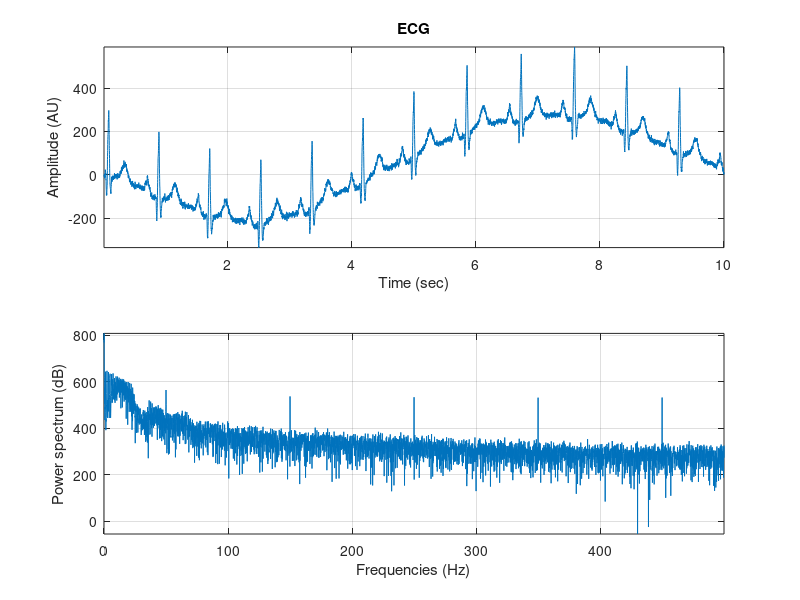
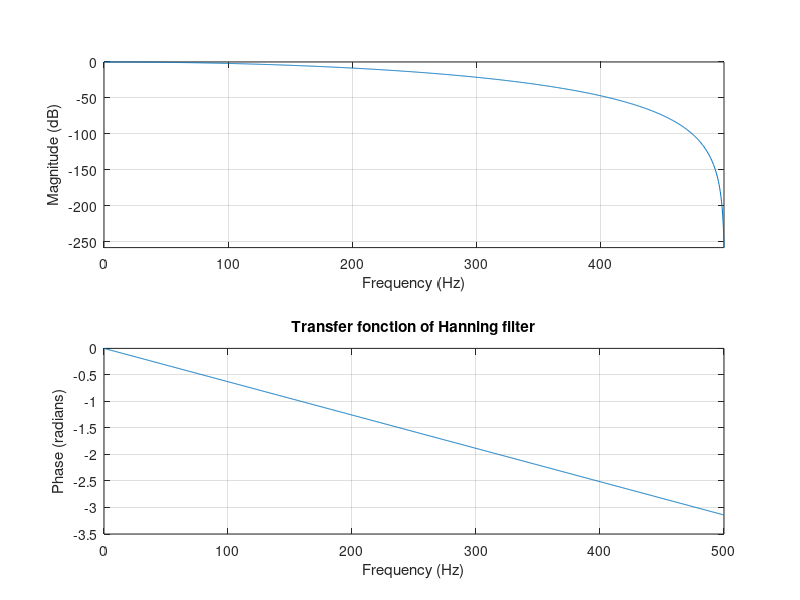
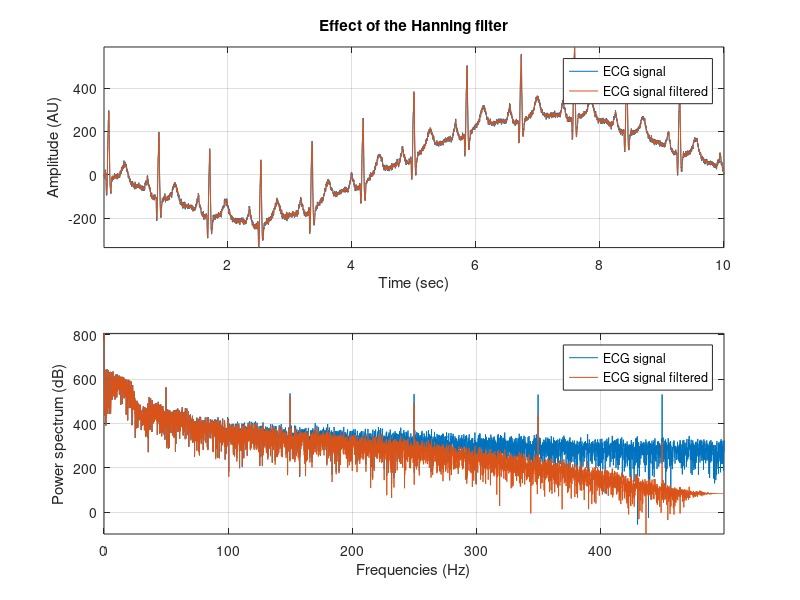
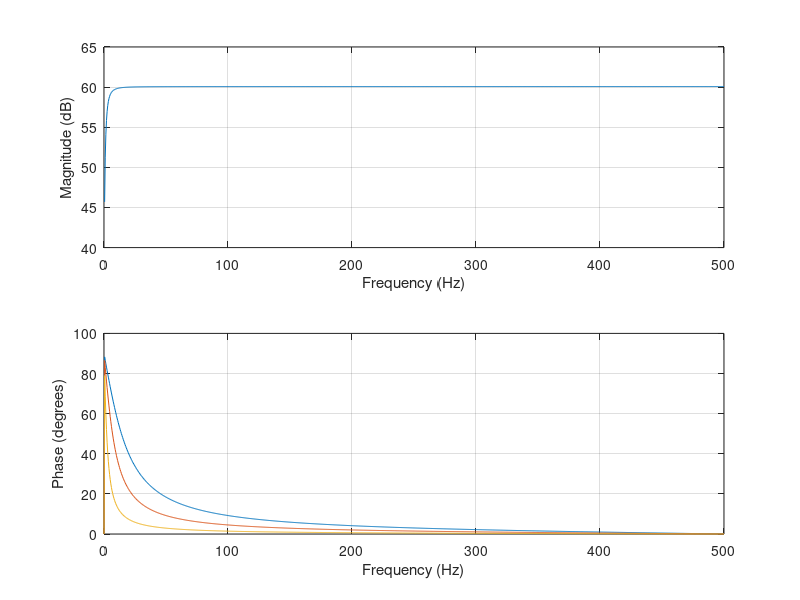

The MATLAB source for these figures, in order: (Note: this script raises an error after producing the figures.)
%% EX1.3. Rejection of High/low/powerline interferences from ECG signals

clear all % Clear variables
close all % Close figures
clc

load('ecg3.mat')
ecg = ECG23; 
fs = 1000;
slen = length(ecg);
t=[1:slen]/fs;
ecg_fft = abs(fft(ecg)).^2;
f = fs/size(t,2)*(0:size(t,2)/2-1);

figure(1) 
subplot(211);
plot(t, ecg);
axis('tight');
grid on;
xlabel('Time (sec)');
ylabel('Amplitude (AU)');
title('ECG');

subplot(212);
plot(f, 20*log2(ecg_fft(1:size(t,2)/2))) ;
axis('tight');
grid on;
xlabel('Frequencies (Hz)');
ylabel('Power spectrum (dB)');

%% Design of the Hanning filter 
A_f1(1) = 4;
B_f1(1) = 1;
B_f1(2) = 2;
B_f1(3) = 1;
ecg_f1 = filter(B_f1,A_f1, ecg); 
ecg_f1_fft = abs(fft(ecg_f1)).^2;

[H, w] = freqz(B_f1,A_f1,fs,fs);

figure(2);
subplot(211)
plot(w, 20*log(abs(H)));
axis('tight');
grid on;
ylabel('Magnitude (dB)');
xlabel('Frequency (Hz)');

subplot(212)
phasez(B_f1,A_f1,fs,fs);
title('Transfer fonction of Hanning filter')


figure(3);
subplot(211);
plot(t, [ecg ecg_f1])
axis('tight');
grid on;
xlabel('Time (sec)');
ylabel('Amplitude (AU)');
legend('ECG signal', 'ECG signal filtered');
title('Effect of the Hanning filter');

subplot(212);
plot(f, [20*log2(ecg_fft(1:size(t,2)/2)) 20*log2(ecg_f1_fft(1:size(t,2)/2))]) ;
axis('tight');
grid on;
xlabel('Frequencies (Hz)');
ylabel('Power spectrum (dB)');
legend('ECG signal', 'ECG signal filtered');


%% Design of the derivative-based filter

% With a radius pole = 0.984
A_f21(1) = 1;
A_f21(2) = -0.984; 
B_f2(1) = fs;
B_f2(2) = -fs;
ecg_f21 = filter(B_f2,A_f21, ecg); 
ecg_f21_fft = abs(fft(ecg_f21)).^2;

% With a radius pole = 0.95
A_f22(1) = 1;
A_f22(2) = -0.95;
ecg_f22 = filter(B_f2,A_f22, ecg); 
ecg_f22_fft = abs(fft(ecg_f22)).^2;

% With a radius pole = 0.9
A_f23(1) = 1;
A_f23(2) = -0.9;
ecg_f23 = filter(B_f2,A_f23, ecg); 
ecg_f23_fft = abs(fft(ecg_f23)).^2;


figure(4);

subplot(211)
freqz(B_f2,A_f23,fs,fs); hold on;
freqz(B_f2,A_f22,fs,fs); hold on;
freqz(B_f2,A_f21,fs,fs);hold off;

lines_freq = findall(gcf,'type','line');

lines_freq(1).Color = 'y';
lines_freq(2).Color = 'r' ;
lines_freq(3).Color = 'b' ;
legend('R = 0.9', 'R = 0.95', 'R = 0.984');

title({'Transfer fonction of derivative-based filter',  'with 3 R radius poles differents '})

subplot(212)
phasez(B_f2,A_f23,fs,fs); hold on; 
phasez(B_f2,A_f22,fs,fs); hold on;
phasez(B_f2,A_f21,fs,fs); hold off;
legend('R = 0.9', 'R = 0.95', 'R = 0.984');

figure(5);
subplot(211);
plot(t, ecg, t, [ecg_f23 ecg_f22 ecg_f21]) 
grid on;
xlim([1.46 2.057]);
xlabel('Time (sec)');
ylabel('Amplitude (A.U)');
legend('ECG signal', 'filter with R = 0.9','filter with R = 0.95', 'filter with R = 0.984');
title('Effect of the Derivative-based filter');

subplot(212);
plot(f, [20*log2(ecg_fft(1:size(t,2)/2)) 20*log2(ecg_f23_fft(1:size(t,2)/2)) 20*log2(ecg_f22_fft(1:size(t,2)/2)) 20*log2(ecg_f21_fft(1:size(t,2)/2)) ]) ;
axis('tight');
grid on;
xlabel('Frequencies (Hz)');
ylabel('Amplitude (dB)');
title('Power spectrum');
legend('ECG signal', 'filter with R = 0.9','filter with R = 0.95', 'filter with R = 0.984');


%% Design the comb filter 
% Noise frequence and his harmonics to remove : 50hz - 150hZ - 250hz - 350hz - 450hz

omega= 2*pi*[ 50/fs; 150/fs; 250/fs; 350/fs; 450/fs];

Re = cos(omega);
im = sin(omega);
z = [Re + im*1i; Re - im*1i] ;
z(end+1) = -1;

[B_f3,a] = zp2tf(z,zeros(size(z)),1);
A_f3 = sum(B_f3) ; % Gain to normalize the filter 

ecg_f3 = filter(B_f3,A_f3, ecg); 
ecg_f3_fft = abs(fft(ecg_f3)).^2;

figure(6);
subplot(211)
[H, w] = freqz(B_f3,A_f3,fs,fs);
plot(w, 20*log(abs(H)));
axis('tight');
grid on;
ylabel('Magnitude (dB)');
xlabel('Frequency (Hz)')
subplot(212)
phasez(B_f3,A_f3,fs,fs);

title('Transfer fonction of comb filter')

figure(7);
subplot(211);
plot(t, [ecg ecg_f3]) 
axis([1.46 2.057 -300 110]);
grid on;
xlabel('Time (sec)');
ylabel('Amplitude (A.U)');
legend('ECG signal', 'ECG signal filtered');
title('Effect of the comb filter');

subplot(212);
plot(f, [20*log2(ecg_fft(1:size(t,2)/2)) 20*log2(ecg_f3_fft(1:size(t,2)/2))]) ;
axis('tight');
grid on;
xlabel('Frequencies (Hz)');
ylabel('Power Spectrum (dB)');
legend('ECG signal', 'ECG signal filtered');
title('Effect of the comb filter');

%% Design of combined filter 
B_combined = conv(conv(B_f1, B_f2), B_f3);
A_combined = conv(conv(A_f1, A_f21), A_f3);

ecg_fcombined = filter(B_combined,A_combined, ecg); 
ecg_fcombined_fft = abs(fft(ecg_fcombined)).^2;

immse(ecg, ecg_f1)
immse(ecg, ecg_f21)
immse(ecg, ecg_f3)
immse(ecg, ecg_fcombined)

figure(8);
subplot(211)
[H, w] =freqz(B_combined,A_combined,fs,fs);
plot(w, 20*log(abs(H)));
axis('tight');
grid on;
ylabel('Magnitude (dB)');
xlabel('Frequency (Hz)');
title('Magnitude Response')

subplot(212)
phasez(B_combined,A_combined,fs,fs); hold on;


cleanfigure();
matlab2tikz('tf.tex','height','4cm' )


figure(9);
subplot(211);
plotyy(t, ecg, t, ecg_fcombined) 
grid on;
xlabel('Time (sec)');
ylabel('Amplitude (AU)');
legend('ECG signal', 'ECG signal filtered');
title('Effect of the 3-combined filter');

subplot(212);
plot(f, [20*log2(ecg_fft(1:size(t,2)/2)) 20*log2(ecg_fcombined_fft(1:size(t,2)/2))]) ;
axis('tight');
grid on;
xlabel('Frequencies (Hz)');
ylabel('Power spectrum (dB)');
legend('ECG signal', 'ECG signal filtered');

figure(10)
grpdelay(B_combined,A_combined,fs,fs);
title('Group delay combined filter')
